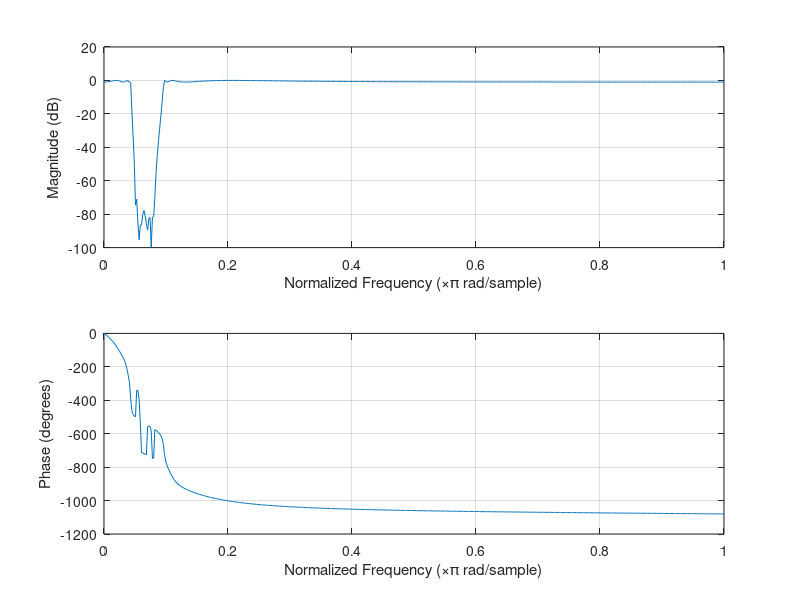
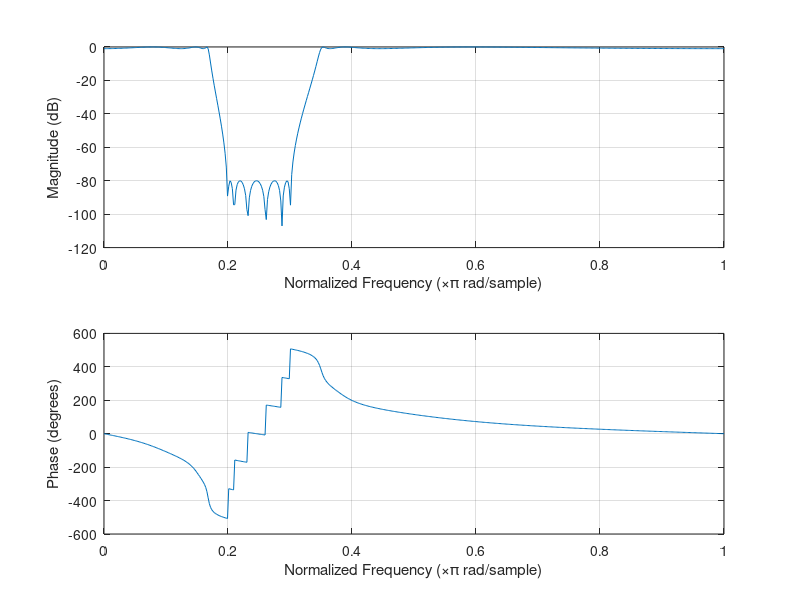

The MATLAB script that drew these images, in order:
close all
clear all
clc
%Frecuencias Hz
fm = 100e3;
fp = [7.5e3, 17.5e3];
fs = [10e3, 15e3];
Rp = 1;
Rs = 80;

%Frecuencias en rad/s discretos
fn = fm/2;
wp = fp/fn*pi;
ws = fs/fn*pi;

%frecuencias en rad/s continuos
Op = tan(wp./2);
Os = tan(ws./2);

%Calculos
[N,Oc] = ellipord(Op,Os,Rp,Rs,'s');
[B,A]  = ellip(N,Rp,Rs,Oc,'stop','s');
[Bd,Ad] = bilinear(B,A,0.5);
figure;
freqz(Bd,Ad)
[Bdir,Adir] = ellip(N,Rp,Rs,2*atan(Oc)/pi,'stop');
figure;
freqz(Bdir,Adir)
